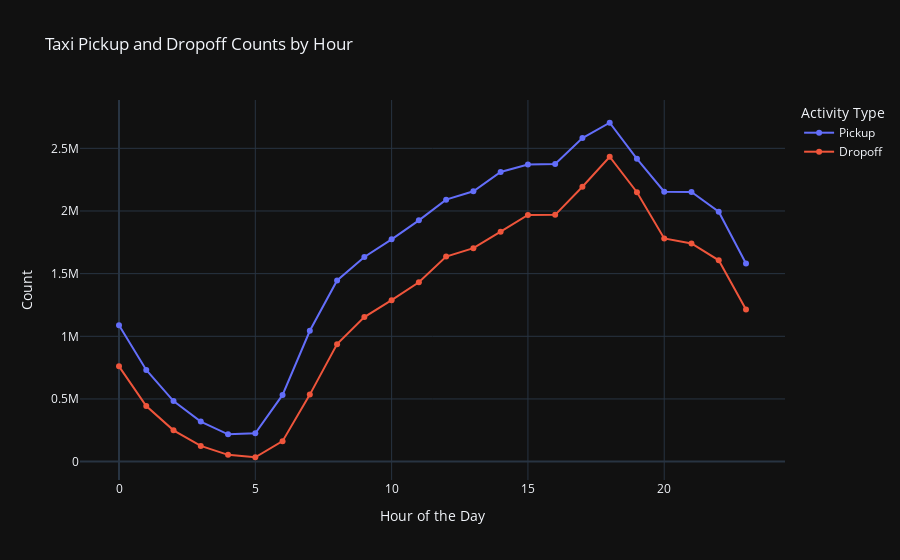

Notebook source saved alongside this figure:
### Code cell
# Create a Plotly figure
fig = go.Figure()

# Add a line for pickup counts
fig.add_trace(go.Scatter(x=df_hours_grouped_sum['hour'], 
                         y=df_hours_grouped_sum['pickup_count'],
                         mode='lines+markers', 
                         name='Pickup'))

# Add a line for dropoff counts
fig.add_trace(go.Scatter(x=df_hours_grouped_sum['hour'], 
                         y=df_hours_grouped_sum['dropoff_count'],
                         mode='lines+markers', 
                         name='Dropoff'))

# Update figure layout
fig.update_layout(title='Taxi Pickup and Dropoff Counts by Hour',
                  xaxis_title='Hour of the Day',
                  yaxis_title='Count',
                  legend_title='Activity Type',
                  template='plotly_dark')

# Show the figure
fig.show()

### Figure 1 — Plotly figure (JSON) as saved in the notebook; plotly's stock layout.template omitted (floating-point values rounded to 4 significant figures)
{"data": [{"mode": "lines+markers", "name": "Pickup", "type": "scatter", "x": [0, 1, 2, 3, 4, 5, 6, 7, 8, 9, 10, 11, 12, 13, 14, 15, 16, 17, 18, 19, 20, 21, 22, 23], "y": [1088604, 731321, 483366, 319640, 217491, 226410, 532181, 1044239, 1446061, 1632600, 1773715, 1925488, 2090720, 2157091, 2311516, 2371338, 2374464, 2581996, 2704216, 2416755, 2153610, 2151208, 1994406, 1581686]}, {"mode": "lines+markers", "name": "Dropoff", "type": "scatter", "x": [0, 1, 2, 3, 4, 5, 6, 7, 8, 9, 10, 11, 12, 13, 14, 15, 16, 17, 18, 19, 20, 21, 22, 23], "y": [760524, 443225, 249373, 125142, 54056, 34794, 163390, 534631, 937470, 1153640, 1288196, 1430746, 1636225, 1703666, 1834722, 1968543, 1969299, 2193141, 2433115, 2149578, 1781013, 1741112, 1606662, 1213660]}], "layout": {"legend": {"title": {"text": "Activity Type"}}, "title": {"text": "Taxi Pickup and Dropoff Counts by Hour"}, "xaxis": {"title": {"text": "Hour of the Day"}}, "yaxis": {"title": {"text": "Count"}}}}
